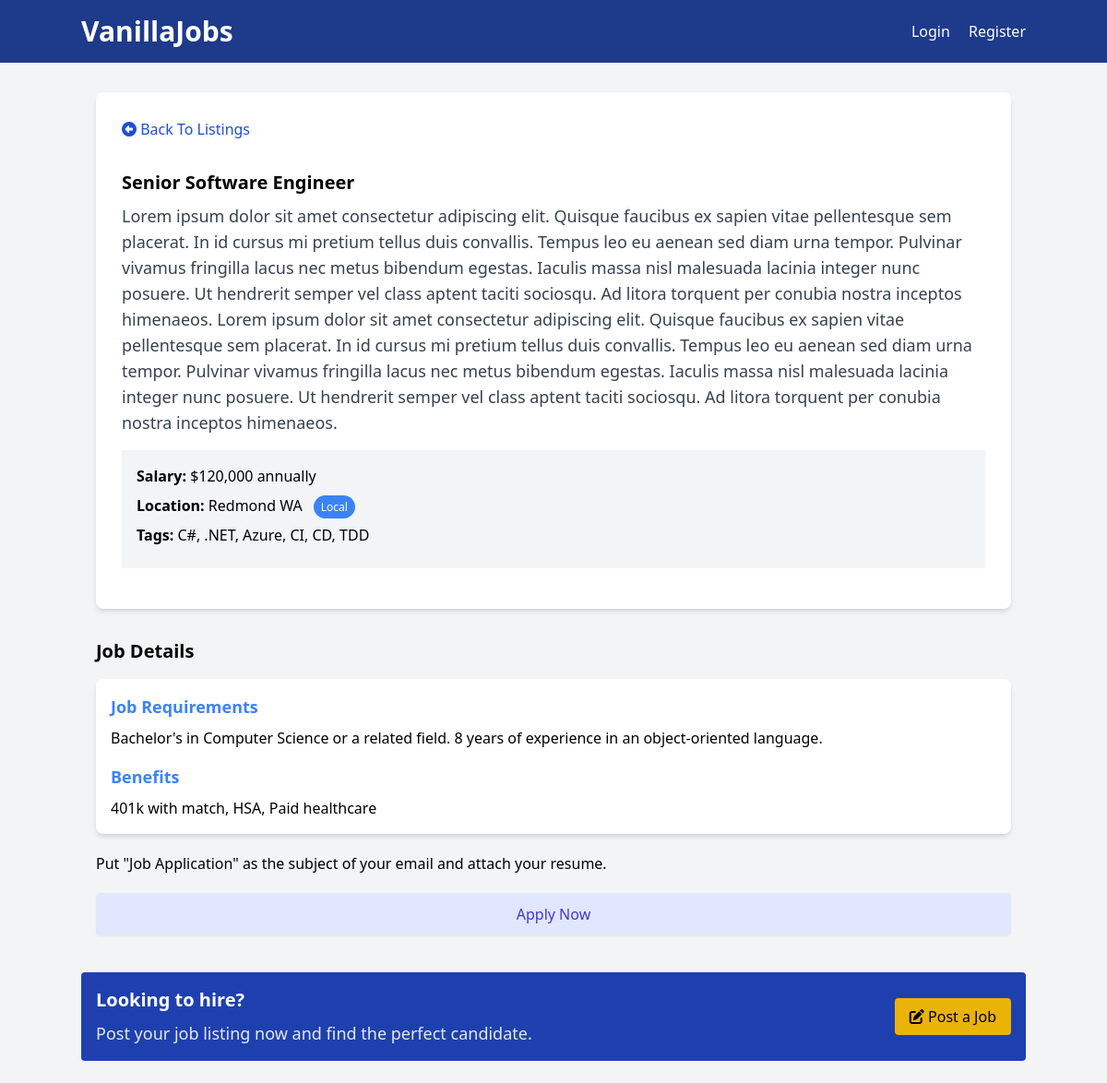
Page /listings/1 on the committed database.
### tables this page shows
CREATE TABLE `listings` (
  `id` int(11) NOT NULL AUTO_INCREMENT,
  `user_id` int(11) NOT NULL,
  `title` varchar(255) NOT NULL,
  `description` longtext NOT NULL,
  `tags` varchar(255) DEFAULT NULL,
  `company` varchar(255) DEFAULT NULL,
  `salary` int(11) NOT NULL,
  `salary_frequency` varchar(45) NOT NULL,
  `address` varchar(255) DEFAULT NULL,
  `city` varchar(255) NOT NULL,
  `state` varchar(255) NOT NULL,
  `zip_code` varchar(45) NOT NULL,
  `phone` varchar(45) DEFAULT NULL,
  `email` varchar(255) NOT NULL,
  `requirements` longtext DEFAULT NULL,
  `benefits` longtext DEFAULT NULL,
  `created_at` timestamp NOT NULL DEFAULT current_timestamp(),
  `updated_at` timestamp NOT NULL DEFAULT current_timestamp() ON UPDATE current_timestamp(),
  PRIMARY KEY (`id`),
  KEY `user_id` (`user_id`),
  CONSTRAINT `listings_ibfk_2` FOREIGN KEY (`user_id`) REFERENCES `users` (`id`) ON DELETE CASCADE ON UPDATE NO ACTION
);

### App/controllers/ListingsController.php (called while the page is built, shortened)
<?php
class ListingsController {
    private $listingRepo;
    public function __construct() {
        $this->listingRepo = new ListingRepository();
    }
    public function show(array $params): void {
        $listing = $this->listingRepo->fetch((int) $params['id']);
        loadView('listings/show', [
            'listing' => $listing,
        ]);
    }
}

### public/index.php (called while the page is built, shortened)
<?php
require '../helpers.php';
$router = new Router();
$uri = parse_url($_SERVER['REQUEST_URI'], PHP_URL_PATH);
$router->route($uri);

### Framework/Session.php (called while the page is built, shortened)
<?php
class Session {
    public static function get(string $key, mixed $default = null): mixed {
        return isset($_SESSION[$key]) ? $_SESSION[$key] : $default;
    }
}

### Framework/Database.php (called while the page is built, shortened)
<?php
class Database {
    public $conn;
    public function __construct() {
        $env = parse_ini_file(basePath('.env'));
        $host = $env['DB_HOST'] ?? '';
        $port = $env['DB_PORT'] ?? '';
        $dbName = $env['DB_NAME'] ?? '';
        $username = $env['DB_USERNAME'] ?? '';
        $password = $env['DB_PASSWORD'] ?? '';
        $dsn = "mysql:host={$host};port={$port};dbname={$dbName}";
        $options = [
            PDO::ATTR_ERRMODE => PDO::ERRMODE_EXCEPTION,
            PDO::ATTR_DEFAULT_FETCH_MODE => PDO::FETCH_OBJ,
        ];
        try {
            $this->conn = new PDO($dsn, $username, $password, $options);
        } catch (PDOException $e) {
            throw new Exception("Database connection failed: {$e->getMessage()}");
        }
    }
    public function query(string $query, array $parameters = []): PDOStatement {
        try {
            $statement = $this->conn->prepare($query);
            $statement->execute($parameters);
            return $statement;
        } catch (PDOException $e) {
            throw new Exception("Query failed to execute: {$e->getMessage()}");
        }
    }
}

### App/repositories/ListingRepository.php (called while the page is built, shortened)
<?php
class ListingRepository {
    private $db;
    public function __construct() {
        $this->db = new Database();
        $this->db->conn->setAttribute(PDO::ATTR_ORACLE_NULLS, PDO::NULL_TO_STRING);
    }
    public function fetch(int $id): Listing|false {
        $statement = $this->db->query('SELECT * FROM listings WHERE id = :id LIMIT 1', [
            'id' => $id,
        ]);
        $statement->setFetchMode(PDO::FETCH_CLASS, Listing::class);
        return $statement->fetch();
    }
}

### App/models/Listing.php (called while the page is built, shortened)
<?php
class Listing {
    public int $salary = 0;
    public function formattedSalary(): string {
        $amount = $this->salary / 100;
        $formatter = new NumberFormatter('en_US', NumberFormatter::CURRENCY);
        $formattedAmount = $formatter->formatCurrency($amount, 'USD');
        if (str_ends_with($formattedAmount, '.00')) {
            return substr($formattedAmount, 0, -3);
        }
        return $formattedAmount;
    }
}

### App/views/listings/show.view.php (the view, shortened to what this page needs)
<?php
loadPartial('navbar');
?>
<section class="container mx-auto p-4 mt-4">
    <div class="rounded-lg shadow-md bg-white p-3">
        <div class="flex justify-between items-center">
            <a class="block p-4 text-blue-700" href="/listings">
                <i class="fa fa-arrow-alt-circle-left"></i>
                Back To Listings
            </a>
        </div>
        <div class="p-4">
            <h2 class="text-xl font-semibold"><?= $listing->title ?></h2>
            <p class="text-gray-700 text-lg mt-2">
                <?= $listing->description ?>
            </p>
            <ul class="my-4 bg-gray-100 p-4">
                <li class="mb-2"><strong>Salary:</strong> <?= $listing->formattedSalary() ?> <?= $listing->salary_frequency ?></li>
                <li class="mb-2">
                    <strong>Location:</strong> <?= $listing->city ?> <?= $listing->state ?>
                    <span class="text-xs bg-blue-500 text-white rounded-full px-2 py-1 ml-2">
                        Local
                    </span>
                </li>
                <li class="mb-2">
                    <strong>Tags:</strong> <span><?= $listing->tags ?></span>
                </li>
            </ul>
        </div>
    </div>
</section>
<section class="container mx-auto p-4">
    <h2 class="text-xl font-semibold mb-4">Job Details</h2>
    <div class="rounded-lg shadow-md bg-white p-4">
        <h3 class="text-lg font-semibold mb-2 text-blue-500">
            Job Requirements
        </h3>
        <p><?= $listing->requirements ?></p>
        <h3 class="text-lg font-semibold mt-4 mb-2 text-blue-500">Benefits</h3>
        <p><?= $listing->benefits ?></p>
    </div>
    <p class="my-5">
        Put "Job Application" as the subject of your email and attach your
        resume.
    </p>
    <a
    href="mailto:<?= $listing->email ?>"
    class="block w-full text-center px-5 py-2.5 shadow-sm rounded border text-base font-medium cursor-pointer text-indigo-700 bg-indigo-100 hover:bg-indigo-200"
    >
        Apply Now
    </a>
</section>
<?php
loadPartial('bottom-banner');

### Framework/Router.php (shortened to what this page needs)
<?php
class Router {
    protected $routes = [];
    private function registerRoute(string $method, string $uri, string $action, array $middleware = []): void {
        list($controller, $controllerMethod) = explode('@', $action);
        array_push($this->routes, [
            'method' => $method,
            'uri' => $uri,
            'controller' => $controller,
            'controllerMethod' => $controllerMethod,
            'middleware' => $middleware,
        ]);
    }
    public function route(string $uri): void {
        foreach ($this->routes as $route) {
            $uriSegments = explode('/', trim($uri, '/'));
            $routeSegments = explode('/', trim($route['uri'], '/'));
            if (count($uriSegments) !== count($routeSegments)) {
                continue;
            }
            $requestParams = [];
            $match = true;
            foreach ($routeSegments as $k => $v) {
                if (str_starts_with($v, '{') && str_ends_with($v, '}')) {
                    $paramKey = trim($v, "{}");
                    $requestParams[$paramKey] = $uriSegments[$k];
                    continue;
                }
                if ($uriSegments[$k] !== $v) {
                    $match = false;
                    break;
                }
            }
            if ($match) {
                $controllerMethod = $route['controllerMethod'];
                $controllerInstance = new $controller();
                $controllerInstance->$controllerMethod($requestParams);
                return;
            }
        }
    }
}

### App/views/partials/navbar.php
<?php $authUser = getAuthenticatedUser(); ?>
<header class="bg-blue-900 text-white p-4">
    <div class="container mx-auto flex justify-between items-center">
        <h1 class="text-3xl font-semibold">
            <a href="/">VanillaJobs</a>
        </h1>
        <nav class="space-x-4">
            <?php if ($authUser !== null): ?>
                <div class="flex justify-between items-center gap-4">
                    <div><?= $authUser['name'] ?></div>
                    <div>|</div>
                    <form method="POST" action="/logout">
                        <button class="text-white inline hover:underline">Logout</button>
                    </form>
                    <a
                    href="/listings/create"
                    class="bg-yellow-500 hover:bg-yellow-600 text-black px-4 py-2 rounded hover:shadow-md transition duration-300"
                    >
                        <i class="fa fa-edit"></i> Post a Job
                    </a>
                </div>
            <?php else: ?>
                <a href="/login" class="text-white hover:underline">Login</a>
                <a href="/register" class="text-white hover:underline">Register</a>
            <?php endif; ?>
        </nav>
    </div>
</header>

### App/views/partials/bottom-banner.php
<section class="container mx-auto my-6">
    <div class="bg-blue-800 text-white rounded p-4 flex items-center justify-between">
        <div>
            <h2 class="text-xl font-semibold">Looking to hire?</h2>
            <p class="text-gray-200 text-lg mt-2">
                Post your job listing now and find the perfect candidate.
            </p>
        </div>
        <a
        href="/listings/create"
        class="bg-yellow-500 hover:bg-yellow-600 text-black px-4 py-2 rounded hover:shadow-md transition duration-300"
        >
            <i class="fa fa-edit"></i> Post a Job
        </a>
    </div>
</section>

### rows in the picture
listings: title "Senior Software Engineer", description "Lorem ipsum dolor sit amet consectetur adipiscing elit. Quisque faucibus ex sapien vitae pellentesque sem placerat. In id cursus mi pretium tellus duis convallis. Tempus leo eu aenean sed diam urna tempor. Pulvinar vivamus fringilla lacus nec metus bibendum egestas. Iaculis massa nisl malesuada lacinia integer nunc posuere. Ut hendrerit semper vel class aptent taciti sociosqu. Ad litora torquent per conubia nostra inceptos himenaeos. Lorem ipsum dolor sit amet consectetur adipiscing elit. Quisque faucibus ex sapien vitae pellentesque sem placerat. In id cursus mi pretium tellus duis convallis. Tempus leo eu aenean sed diam urna tempor. Pulvinar vivamus fringilla lacus nec metus bibendum…", salary "$120,000", salary_frequency "annually", city "Redmond", state "WA", tags "C#, .NET, Azure, CI, CD, TDD", requirements "Bachelor's in Computer Science or a related field. 8 years of experience in an object-oriented language.", benefits "401k with match, HSA, Paid healthcare"
